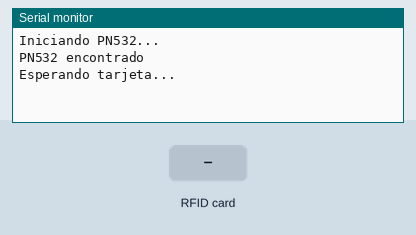
Recording of a sketch running on a simulated Arduino Mega 2560, built with avr-gcc and run on an emulated ATmega2560. On the bench: the last lines printed to the serial monitor. Inputs (shaded band) come from the test bench.

Above: at 1.2 s.
1.3 s: RFID card 2A F2 15 07 held to the reader
At 2.3 s:
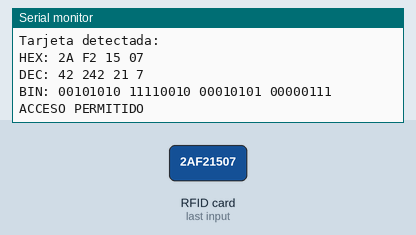
2.8 s: RFID card 5E 7A 19 C4 held to the reader
At 3.6 s:
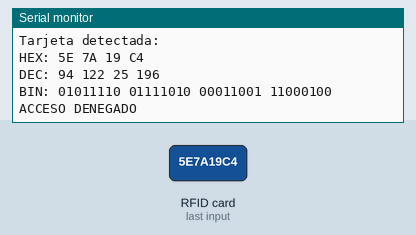

The sketch:

Practica2_Autorizacion.ino
```cpp
#include <Wire.h>
#include <Adafruit_PN532.h>

#define SDA_PIN 21
#define SCL_PIN 22

Adafruit_PN532 nfc(SDA_PIN, SCL_PIN);

uint8_t uid_autorizado[] = {0x2A, 0xF2, 0x15, 0x07};

void setup(void) {
  Serial.begin(115200);
  Serial.println("Iniciando PN532...");

  nfc.begin();

  uint32_t versiondata = nfc.getFirmwareVersion();
  if (!versiondata) {
    Serial.println("No se encontró el PN532");
    while (1);
  }

  Serial.println("PN532 encontrado");
  nfc.SAMConfig();

  Serial.println("Esperando tarjeta...");
}

void loop(void) {
  uint8_t success;
  uint8_t uid[7];
  uint8_t uidLength;

  success = nfc.readPassiveTargetID(
    PN532_MIFARE_ISO14443A,
    uid,
    &uidLength
  );

  if (success) {

    Serial.println("Tarjeta detectada:");

    Serial.print("HEX: ");
    for (int i = 0; i < uidLength; i++) {
      if (uid[i] < 0x10) Serial.print("0"); // formato bonito
      Serial.print(uid[i], HEX);
      Serial.print(" ");
    }
    Serial.println();

    Serial.print("DEC: ");
    for (int i = 0; i < uidLength; i++) {
      Serial.print(uid[i], DEC);
      Serial.print(" ");
    }
    Serial.println();

    Serial.print("BIN: ");
    for (int i = 0; i < uidLength; i++) {
      for (int bit = 7; bit >= 0; bit--) {
        Serial.print((uid[i] >> bit) & 1);
      }
      Serial.print(" ");
    }
    Serial.println();

    // -------- VALIDACIÓN --------
    bool acceso = true;

    if (uidLength != 4) {
      acceso = false;
    } else {
      for (int i = 0; i < 4; i++) {
        if (uid[i] != uid_autorizado[i]) {
          acceso = false;
          break;
        }
      }
    }

    if (acceso) {
      Serial.println("ACCESO PERMITIDO");
    } else {
      Serial.println("ACCESO DENEGADO");
    }

    Serial.println("");
    delay(1500);
  }
}
```

Measured:
- after the input at 1.3 s, the serial monitor: prints a new line at once (image 1)
- after the input at 2.8 s, the serial monitor: prints a new line at once (image 2)
